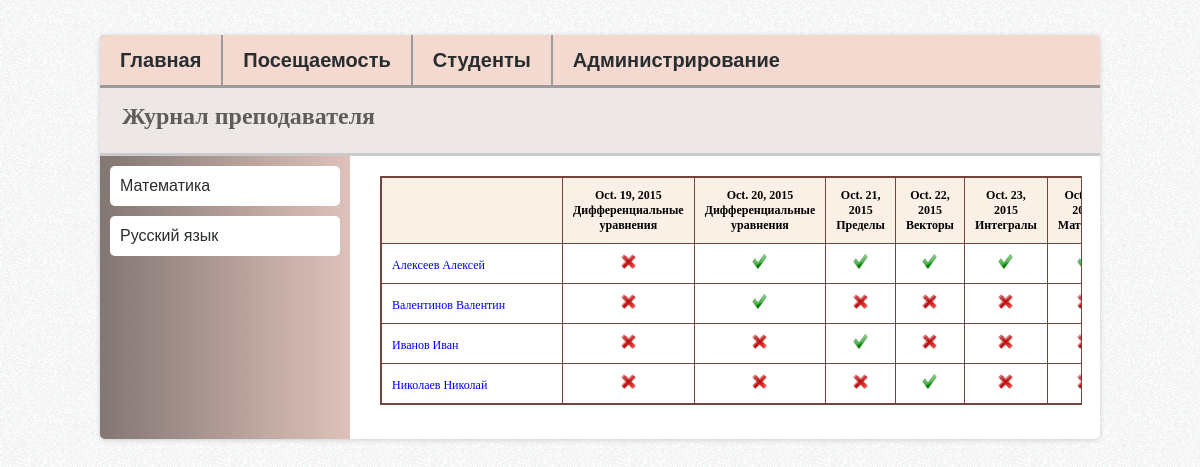
The page /attendance/3 on the database as committed earlier.
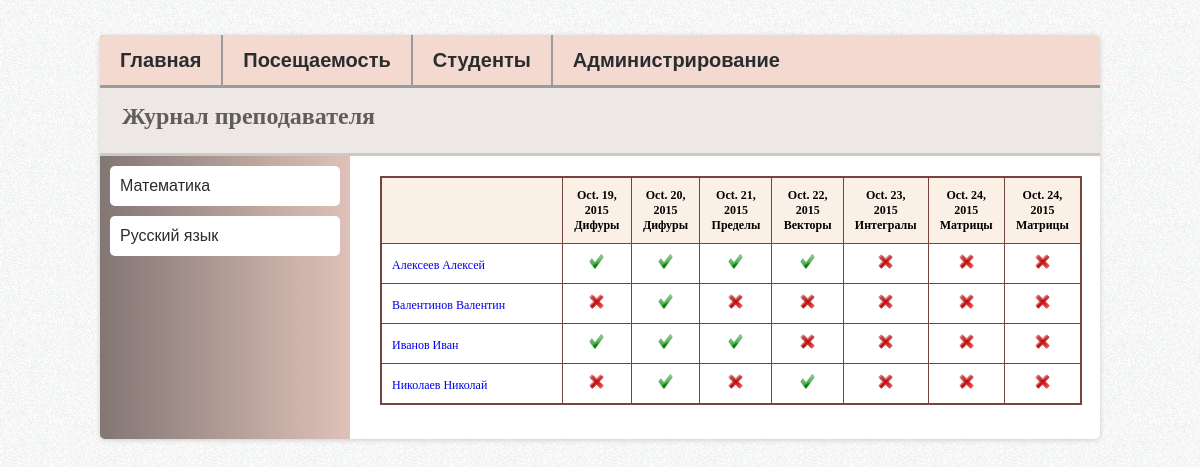
The same page on the database as committed later.
### study/models.py (models this page shows, shortened)
class Subject(models.Model):
    professor = models.ForeignKey('Professor')
    title = models.TextField()
    def __str__(self):
        return self.title

class Lesson(models.Model):
    subsection = models.ForeignKey('Subsection')
    lesson_type = models.BooleanField()
    date = models.DateField()

class Subsection(models.Model):
    subject = models.ForeignKey('Subject')
    title = models.TextField()

class Student(models.Model):
    name = models.TextField()
    def __str__(self):
        return self.name

### study/views.py (the view)
# urls.py: url(r'^attendance/(?P<subject_id>[0-9]+)', views.attendance, name='attendance'),
def attendance(request, subject_id):
    subject = Subject.objects.get(id=subject_id)
    student_lesson_list = StudentLesson.objects.order_by("student")
    lessons_list = [lesson for lesson in Lesson.objects.order_by('date') if lesson.subsection.subject == subject]
    students_list = Student.objects.order_by('name')
    context = {
        'result_dict': __get_student_lessons_dict(student_lesson_list, students_list),
        'lessons_list': lessons_list,
        'students_list': students_list,
        'subject': subject,
        'subjects_list': Subject.objects.order_by('title'),
    }
    return render(request, 'study/attendance.html', context)

### study/views.py (called while the page is built)
def __get_student_lessons_dict(student_lesson_list, students_list):
    result = {}
    for student in students_list:
        result[student] = []
        for student_lesson in student_lesson_list:
            if student_lesson.student == student:
                result[student].append(student_lesson.lesson)
    return result

@register.filter
def get_item(dictionary, key):
    return dictionary.get(key)

@register.filter
def check_item(li, value):
    return value in li

### study/templates/study/attendance.html (shortened to what this page needs)
{% extends 'study/base.html' %}
{% block content %}
<table class="tabstyle">
      <tbody class="tabbody">
        <tr>
         <th>&nbsp</th>
         {% for lesson in lessons_list %}
            <th>
                {{lesson.date}}
                <br>
                {{lesson.subsection.title}}
            </th>
        {% endfor %}
        {% for student in students_list %}
        <tr>
            <td style="min-width:160px">
                <a href="{% url 'study:student' subject.id student.id %}">
                     {{student}}
                 </a>
            </td>
            {% for lesson in lessons_list %}
                    <td width="120px" align="center">
                         <form action="{% url 'study:confirm_visit' subject.id student.id lesson.id %}" method="post">
                            {% load staticfiles %}
                            <input type="image" align="center" style="width:15px;height:15px;display:block;margin:0 auto;" src=
                             {% if result_dict|get_item:student|check_item:lesson == True %}
                                {% static 'images/true.png' %}
                            {% else %}
                                {% static 'images/false.png' %}
                            {% endif %}>
                         </form>
                    </td>
            {% endfor %}
        </tr>
        {% endfor %}
        </tr>
      </tbody>
</table>
<br>
{% endblock %}
{% block sidebar %}
    <div id="subject_name">
        <ul>
            {% for subject in subjects_list %}
                <li><a href="{% url 'study:attendance' subject.id%}">{{ subject }}</a></li>
            {% endfor %}
        </ul>
    </div>
{% endblock %}

Rows that differ between the two databases and show on the page:
changed through a linked row, Lesson "Oct. 19, 2015": subsection "Дифференциальные уравнения" → "Дифуры"
changed through a linked row, Lesson "Oct. 20, 2015": subsection "Дифференциальные уравнения" → "Дифуры"
now on this page (row unchanged): Lesson: date "Oct. 24, 2015", subsection "Матрицы"
